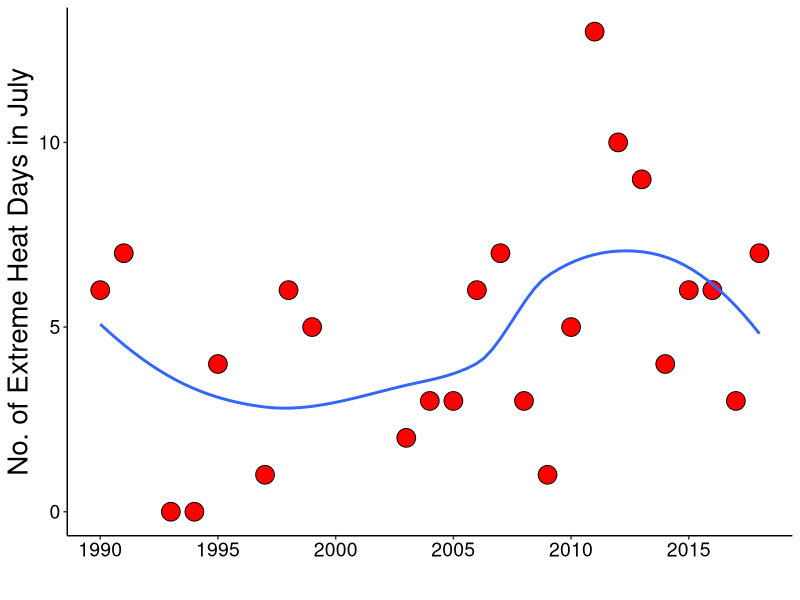

Reproduce this figure in R.
#Daily Max Temp counts for Big Bay Weatherstation
require(plyr)
require(dplyr)
require(ggplot2)
heat <- read.csv("./data/heat_days.csv")

#
x11()
ggplot(heat, aes(x = year, y = no_heat_days ))+
  geom_point(size = 6, shape = 21, color = "black", fill = "red")+
  theme_classic()+
  xlab("")+
  ylab("No. of Extreme Heat Days in July")+
  geom_smooth(method = "loess", se = FALSE)+
  scale_x_continuous(breaks=seq(1990,2020,5))+
  theme(axis.title = element_text(size=20, color = "black"),
        axis.text = element_text(size=14, color = "black"))

#model
lm.heat <- lm(year ~ no_heat_days, data = heat)